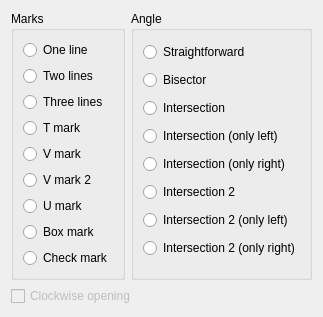
         <widget class="QWidget" name="tabType">
          <attribute name="title">
           <string>Type</string>
          </attribute>
          <layout class="QVBoxLayout" name="verticalLayout_7">
           <item>
            <layout class="QHBoxLayout" name="horizontalLayout">
             <item>
              <widget class="QGroupBox" name="groupBoxMarkType">
               <property name="enabled">
                <bool>true</bool>
               </property>
               <property name="title">
                <string>Marks</string>
               </property>
               <layout class="QVBoxLayout" name="verticalLayout_6">
                <item>
                 <widget class="QRadioButton" name="radioButtonOneLine">
                  <property name="enabled">
                   <bool>true</bool>
                  </property>
                  <property name="text">
                   <string>One line</string>
                  </property>
                  <attribute name="buttonGroup">
                   <string notr="true">buttonGroupMarkType</string>
                  </attribute>
                 </widget>
                </item>
                <item>
                 <widget class="QRadioButton" name="radioButtonTwoLines">
                  <property name="enabled">
                   <bool>true</bool>
                  </property>
                  <property name="text">
                   <string>Two lines</string>
                  </property>
                  <attribute name="buttonGroup">
                   <string notr="true">buttonGroupMarkType</string>
                  </attribute>
                 </widget>
                </item>
                <item>
                 <widget class="QRadioButton" name="radioButtonThreeLines">
                  <property name="enabled">
                   <bool>true</bool>
                  </property>
                  <property name="text">
                   <string>Three lines</string>
                  </property>
                  <attribute name="buttonGroup">
                   <string notr="true">buttonGroupMarkType</string>
                  </attribute>
                 </widget>
                </item>
                <item>
                 <widget class="QRadioButton" name="radioButtonTMark">
                  <property name="enabled">
                   <bool>true</bool>
                  </property>
                  <property name="text">
                   <string>T mark</string>
                  </property>
                  <attribute name="buttonGroup">
                   <string notr="true">buttonGroupMarkType</string>
                  </attribute>
                 </widget>
                </item>
                <item>
                 <widget class="QRadioButton" name="radioButtonVMark">
                  <property name="enabled">
                   <bool>true</bool>
                  </property>
                  <property name="toolTip">
                   <string>Acute angle that looks inside of piece</string>
                  </property>
                  <property name="text">
                   <string>V mark</string>
                  </property>
                  <attribute name="buttonGroup">
                   <string notr="true">buttonGroupMarkType</string>
                  </attribute>
                 </widget>
                </item>
                <item>
                 <widget class="QRadioButton" name="radioButtonVMark2">
                  <property name="enabled">
                   <bool>true</bool>
                  </property>
                  <property name="toolTip">
                   <string>Acute angle that looks outside of piece</string>
                  </property>
                  <property name="text">
                   <string>V mark 2</string>
                  </property>
                  <attribute name="buttonGroup">
                   <string notr="true">buttonGroupMarkType</string>
                  </attribute>
                 </widget>
                </item>
                <item>
                 <widget class="QRadioButton" name="radioButtonUMark">
                  <property name="text">
                   <string>U mark</string>
                  </property>
                  <attribute name="buttonGroup">
                   <string notr="true">buttonGroupMarkType</string>
                  </attribute>
                 </widget>
                </item>
                <item>
                 <widget class="QRadioButton" name="radioButtonBoxMark">
                  <property name="text">
                   <string>Box mark</string>
                  </property>
                  <attribute name="buttonGroup">
                   <string notr="true">buttonGroupMarkType</string>
                  </attribute>
                 </widget>
                </item>
                <item>
                 <widget class="QRadioButton" name="radioButtonCheckMark">
                  <property name="text">
                   <string>Check mark</string>
                  </property>
                  <attribute name="buttonGroup">
                   <string notr="true">buttonGroupMarkType</string>
                  </attribute>
                 </widget>
                </item>
               </layout>
              </widget>
             </item>
             <item>
              <widget class="QGroupBox" name="groupBoxAngleType">
               <property name="enabled">
                <bool>true</bool>
               </property>
               <property name="title">
                <string>Angle</string>
               </property>
               <layout class="QVBoxLayout" name="verticalLayout_5">
                <item>
                 <widget class="QRadioButton" name="radioButtonStraightforward">
                  <property name="enabled">
                   <bool>true</bool>
                  </property>
                  <property name="text">
                   <string>Straightforward</string>
                  </property>
                  <attribute name="buttonGroup">
                   <string notr="true">buttonGroupAngleType</string>
                  </attribute>
                 </widget>
                </item>
                <item>
                 <widget class="QRadioButton" name="radioButtonBisector">
                  <property name="enabled">
                   <bool>true</bool>
                  </property>
                  <property name="text">
                   <string>Bisector</string>
                  </property>
                  <attribute name="buttonGroup">
                   <string notr="true">buttonGroupAngleType</string>
                  </attribute>
                 </widget>
                </item>
                <item>
                 <widget class="QRadioButton" name="radioButtonIntersection">
                  <property name="enabled">
                   <bool>true</bool>
                  </property>
                  <property name="toolTip">
                   <string>Select if need designate the corner point as a passmark</string>
                  </property>
                  <property name="text">
                   <string>Intersection</string>
                  </property>
                  <attribute name="buttonGroup">
                   <string notr="true">buttonGroupAngleType</string>
                  </attribute>
                 </widget>
                </item>
                <item>
                 <widget class="QRadioButton" name="radioButtonIntersectionOnlyLeft">
                  <property name="enabled">
                   <bool>true</bool>
                  </property>
                  <property name="toolTip">
                   <string>Select if need designate the corner point as a passmark. Show only left passmark.</string>
                  </property>
                  <property name="text">
                   <string>Intersection (only left)</string>
                  </property>
                  <attribute name="buttonGroup">
                   <string notr="true">buttonGroupAngleType</string>
                  </attribute>
                 </widget>
                </item>
                <item>
                 <widget class="QRadioButton" name="radioButtonIntersectionOnlyRight">
                  <property name="enabled">
                   <bool>true</bool>
                  </property>
                  <property name="toolTip">
                   <string>Select if need designate the corner point as a passmark. Show only right passmark.</string>
                  </property>
                  <property name="text">
                   <string>Intersection (only right)</string>
                  </property>
                  <attribute name="buttonGroup">
                   <string notr="true">buttonGroupAngleType</string>
                  </attribute>
                 </widget>
                </item>
                <item>
                 <widget class="QRadioButton" name="radioButtonIntersection2">
                  <property name="enabled">
                   <bool>true</bool>
                  </property>
                  <property name="toolTip">
                   <string>Select if need designate the corner point as a passmark</string>
                  </property>
                  <property name="text">
                   <string>Intersection 2</string>
                  </property>
                  <attribute name="buttonGroup">
                   <string notr="true">buttonGroupAngleType</string>
                  </attribute>
                 </widget>
                </item>
                <item>
                 <widget class="QRadioButton" name="radioButtonIntersection2OnlyLeft">
                  <property name="enabled">
                   <bool>true</bool>
                  </property>
                  <property name="toolTip">
                   <string>Select if need designate the corner point as a passmark. Show only left passmark.</string>
                  </property>
                  <property name="text">
                   <string>Intersection 2 (only left)</string>
                  </property>
                  <attribute name="buttonGroup">
                   <string notr="true">buttonGroupAngleType</string>
                  </attribute>
                 </widget>
                </item>
                <item>
                 <widget class="QRadioButton" name="radioButtonIntersection2OnlyRight">
                  <property name="enabled">
                   <bool>true</bool>
                  </property>
                  <property name="toolTip">
                   <string>Select if need designate the corner point as a passmark. Show only right passmark.</string>
                  </property>
                  <property name="text">
                   <string>Intersection 2 (only right)</string>
                  </property>
                  <attribute name="buttonGroup">
                   <string notr="true">buttonGroupAngleType</string>
                  </attribute>
                 </widget>
                </item>
               </layout>
              </widget>
             </item>
            </layout>
           </item>
           <item>
            <widget class="QCheckBox" name="checkBoxClockwiseOpening">
             <property name="enabled">
              <bool>false</bool>
             </property>
             <property name="text">
              <string>Clockwise opening</string>
             </property>
            </widget>
           </item>
          </layout>
         </widget>
